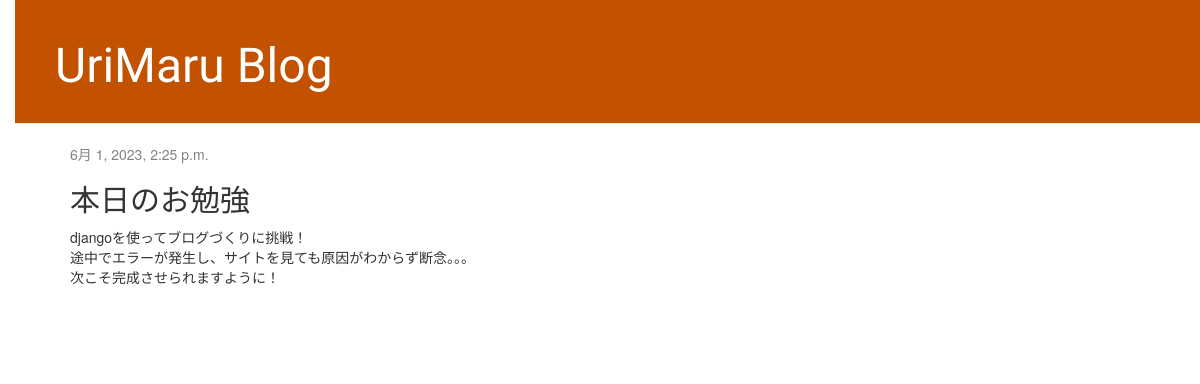
The app's page /post/1/ with its own data.
### blog/models.py (models this page shows, shortened)
class Post(models.Model):
    author=models.ForeignKey(settings.AUTH_USER_MODEL, on_delete=models.CASCADE)
    title=models.CharField(max_length=200)
    text=models.TextField()
    create_date=models.DateTimeField(default=timezone.now)
    published_date=models.DateTimeField(blank=True, null=True)

### blog/views.py (the view)
# urls.py: path('post/<int:pk>/', views.post_detail, name='post_detail'),
def post_detail(request, pk):
    post=get_object_or_404(Post, pk=pk)
    return render(request, 'blog/post_detail.html',{'post':post})

### blog/templates/blog/post_detail.html (shortened to what this page needs)
{% extends 'blog/base.html' %}
{% block content %}
    <div class="post">
        {% if post.published_date %}
                <div class="date">
                    {{ post.published_date }}
                </div>
        {% endif %}
        <h2>{{ post.title }}</h2>
        <p>{{ post.text|linebreaksbr }}</p>
    </div>
{% endblock %}

### blog/static/css/blog.css (style rules this page uses)
body { padding-left: 15px; }
h1, h2, h3, h4 { font-family: 'Lobster', cursive; }
.date { color: #828282; }
.post { margin-bottom: 70px; }

### records on screen
Post: published_date "6月 1, 2023, 2:25 p.m.", title "本日のお勉強", text "djangoを使ってブログづくりに挑戦！ 途中でエラーが発生し、サイトを見ても原因がわからず断念。。。 次こそ完成させられますように！"
